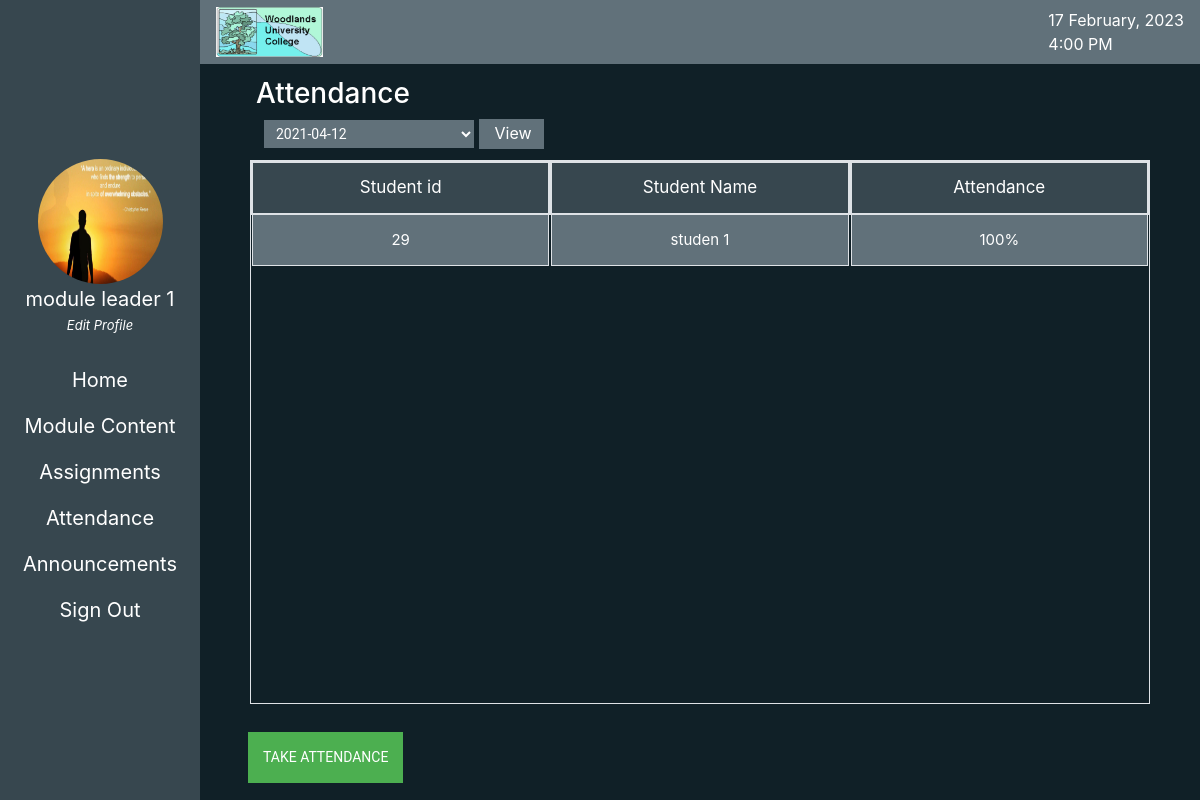
Screenshot of /module_leader_files/view_attendance.php (signed in) with the database file from the repository.
### tables this page shows
CREATE TABLE `staff` (
  `staff_id` int(11) NOT NULL,
  `staff_first_name` varchar(100) DEFAULT NULL,
  `staff_middlename` varchar(100) DEFAULT NULL,
  `staff_surname` varchar(100) DEFAULT NULL,
  `gender` enum('male','female') DEFAULT NULL,
  `email` varchar(100) DEFAULT NULL,
  `contact_no` varchar(100) DEFAULT NULL,
  `address` varchar(100) DEFAULT NULL,
  `stutas` varchar(100) DEFAULT NULL,
  `dormancy_reason` varchar(100) DEFAULT NULL,
  `date_of_birth` date DEFAULT NULL,
  `date_joined` date DEFAULT NULL,
  `login_password` varchar(50) DEFAULT NULL,
  `privilege` tinyint(3) UNSIGNED DEFAULT NULL,
  `profile_photo` varchar(255) DEFAULT 'not',
  `last_btn_click_id` varchar(100) NOT NULL DEFAULT 'null'
);

CREATE TABLE `students` (
  `student_id` int(11) NOT NULL,
  `student_firstname` varchar(100) NOT NULL,
  `student_middlename` varchar(100) NOT NULL,
  `student_surname` varchar(100) NOT NULL,
  `gender` enum('male','female') NOT NULL DEFAULT 'male',
  `date_of_birth` date NOT NULL,
  `term_time_address` varchar(100) NOT NULL,
  `home_address` varchar(100) NOT NULL,
  `contact_no` varchar(50) NOT NULL,
  `email` varchar(225) NOT NULL,
  `status` varchar(50) NOT NULL,
  `dormancy_reason` varchar(20) NOT NULL,
  `login_password` varchar(255) NOT NULL,
  `profile_photo` varchar(255) NOT NULL DEFAULT 'not',
  `archive` varchar(50) NOT NULL,
  `std_course` int(100) NOT NULL
);

### module_leader_files/view_attendance.php (the view, shortened to what this page needs)
<?php
include '../connection.php';
if($con)
{
    $query = "delete from attendance  where student_added='' ";
    mysqli_query( $con , $query );
}
?>
<!DOCTYPE html>
<html lang="en">
<head>
    <link rel="stylesheet" href="https://maxcdn.bootstrapcdn.com/bootstrap/4.5.2/css/bootstrap.min.css">
    <link rel="stylesheet" href="https://cdnjs.cloudflare.com/ajax/libs/font-awesome/4.7.0/css/font-awesome.min.css">
    <link rel="stylesheet" href="../mystyle.css">
</head>
<body>
    <section class="container-fluid max-height c-white">
        <div class="row main-box  max-height">
            <div
                class="col-lg-2  tmp_h d-flex align-content-center flex-column justify-content-center bg-dark-b position-relative">
                <?php include './menu.php';?>
            </div>
            <div class="col-lg-10  tmp_h">
                <?php include './upper_nav.php';?>
                <div class="row d-flex align-items-center flex-column justify-content-center bg-full-b std-lower-nav">
                    <div id="mod_l_t_attend" style="dissplay: none !important;"
                        class="d-flex align-items-center flex-column justify-content-start  w-100 h-100">
                        <div class=" p-5 h-13 w-100  d-flex align-items-start flex-column justify-content-center ">
                            <h3 class="w-50 mt-3 ml-2" > Attendance</h3>
                            <div>
                            <form action="./view_specific_attendance.php" method="post" class="login-form" style="color: black;">
                            <select class="select_type ml-3 pl-2" style="padding:5px;width:210px;" value="" name="view_attend_id" id="view_attend_id">
                            <?php
                                           $mod_id = $_SESSION['module_id'];
                                       include '../connection.php';
                                       if($con)
                                        {
                                            $result6 = mysqli_query($con , "select *from attendance where module_code = ' $mod_id' ");
                                            while($row6 = mysqli_fetch_array($result6))
                                            {
                                                echo'<option  value="',$row6['attendance_id'],'">',$row6['date'],'</option>';
                                            }
                                        }
                                ?>
                            </select>
                            <button class="attend_view_btn" type="submit" style="background: #61717a;color: white;border: 0;padding:2px 12px 4px 16px;">View</button>
                            </form>
                            </div>
                        </div>
                        <div class="h-75 w-90 border d-flex-row-align-start">
                            <div class="border w-100 h-10-r attend-std-id-col d-flex-center-column">
                                <div class="border h-100  attend-std-id-col-nav w-100 d-flex-center-row">
                                    <p class="attend-nav-text m-0">Student id</p>
                                </div>
                                <?php
                                       include '../connection.php';
                                       if($con)
                                        {
                                            $result6 = mysqli_query($con , "select *from students where status='live'");
                                            while($row6 = mysqli_fetch_array($result6))
                                            {
                                                $cource_id = $row6['std_course'];
                                                $result7 = mysqli_query($con , "select *from modules where mod_id='$mod_id' and course_id='$cource_id'");
                                                if($row7 = mysqli_fetch_array($result7))
                                                {
                                                    echo '<div class="border h-100  attend-std-id-col-data w-100 d-flex-center-row">
                                                    <p class="attend-nav-text m-0 p-2">' , $row6['student_id'],'</p>
                                                        </div>';
                                                }
                                            }
                                        }
                                ?>
                            </div>
                            <div class="border w-100 h-10-r attend-std-id-col d-flex-center-column">
                                <div class="border h-100  attend-std-id-col-nav w-100 d-flex-center-row">
                                    <p class="attend-nav-text m-0">Student Name</p>
                                </div>
                                <?php
                                       include '../connection.php';
                                       if($con)
                                        {
                                            $result6 = mysqli_query($con , "select *from students where status='live'");
                                            while($row6 = mysqli_fetch_array($result6))
                                            {
                                                $cource_id = $row6['std_course'];
                                                $result7 = mysqli_query($con , "select *from modules where mod_id='$mod_id' and course_id='$cource_id'");
                                                if($row7 = mysqli_fetch_array($result7))
                                                {
                                                    echo '<div class="border h-100  attend-std-id-col-data w-100 d-flex-center-row">
                                                    <p class="attend-nav-text m-0 p-2">', $row6['student_firstname'],'  ' , $row6['student_surname'],'</p>
                                                        </div>';
                                                }
                                            }
                                        }
                                ?>
                            </div>
                            <div class="border w-100 h-10-r attend-std-id-col d-flex-center-column">
                                <div class="border h-100  attend-std-id-col-nav w-100 d-flex-center-row">
                                    <p class="attend-nav-text m-0">Attendance</p>
                                </div>
                                <?php
                                       include '../connection.php';
                                       if($con)
                                        {
                                            $result6 = mysqli_query($con , "select *from students where status='live'");
                                            while($row6 = mysqli_fetch_array($result6))
                                            {
                                                $cource_id = $row6['std_course'];
                                                $result7 = mysqli_query($con , "select *from modules where mod_id='$mod_id' and course_id='$cource_id'");
                                                if($row7 = mysqli_fetch_array($result7))
                                                {
                                                        $std_id = $row6['student_id'];
                                                       $result4 = mysqli_query($con , "select   *from attendance ");
                                                       $Total_attendannce_taken = 0;
                                                        while($row4 = mysqli_fetch_array($result4))
                                                        {
                                                            $Total_attendannce_taken++;
                                                        }
                                                        $result1 = mysqli_query($con , "select *from attendance ");
                                                        $found = 0;
                                                        while($row1 = mysqli_fetch_array($result1))
                                                        {
                                                            $atten_id = $row1['attendance_id'];
                                                            $result2 = mysqli_query($con , "select *from attendance_data where attendance_id = '$atten_id' and student_id = '$std_id'");
                                                            while($row2 = mysqli_fetch_array($result2))
                                                            {
                                                                if($row2['status'] == "X" )
                                                                {
                                                                    $found++;
                                                                }
                                                            }
                                                        }
                                                        if($Total_attendannce_taken > 0)
                                                        {
                                                            $percentage = $found / $Total_attendannce_taken;
                                                            $percentage = $percentage * 100;
                                                            $percentage = round($percentage, 2);
                                                            $result5 = mysqli_query($con , "select *from attendance_percentage where mod_id='$mod_id' and std_id='$std_id'");
                                                            if($row5 = mysqli_fetch_array($result5))
                                                            {
                                                                $query = "UPDATE attendance_percentage SET  percentage='$percentage' where mod_id ='$mod_id' and std_id='$std_id'";
                                                                mysqli_query( $con , $query );
                                                            }
                                                            else
                                                            {
                                                                $query = "INSERT INTO attendance_percentage  ( std_id , percentage , mod_id) VALUES ( '$std_id' , '$percentage' , '$mod_id')";
                                                                mysqli_query( $con , $query );
                                                            }
                                                            echo '
                                                                <div class="border h-100  attend-std-id-col-data w-100 d-flex-center-row">
                                                                <p class="m-0">',$percentage,'%</p>
                                                            </div>
                                                            ';
                                                        }
                                                }
                                            }
                                        }
                                ?>
                            </div>
                        </div>
                        <div class=" p-5 h-13 w-100  d-flex align-items-start flex-column justify-content-center ">
                        <a href="./take_attendance.php"><button id="mod_l_v_attend_btn2" class="input_btn w-max-c " style="margin-top: 11px;">Take
                                Attendance</button></a>
                        </div>
                    </div>
                </div>
            </div>
        </div>
    </section>
</body>
</html>

### module_leader_files/menu.php
<div id="menu1" style="disjplay: none !important;" class="text-center d-flex align-items-center flex-column justify-content-center">
<?php
                            $id = $_SESSION['mod_leader_id'];
                            include '../connection.php';
                            if($con)
                            {
                            $result = mysqli_query($con , "select *from staff where staff_id='$id'");
                            $row = mysqli_fetch_array($result);
                            if($row['profile_photo'] != "not")
                            {
                              echo'<img class="rounded-circle  user-img-w-h-home" src="../uploads/' , $row['profile_photo'],'">';
                            }
                            else
                            {
                                echo' <img class="rounded-circle  user-img-w-h-home" src="../img/user.png">';
                            }
                            }
                            ?>
<?php
        $id = $_SESSION['mod_leader_id'];
       include '../connection.php';
        if($con)
        {
            $result = mysqli_query($con , "select *from staff where staff_id= '$id'");
            $row = mysqli_fetch_array($result);
            echo '<p class="std-nav">' , $row['staff_first_name'],' ' , $row['staff_surname'],'</p>';
            }
 ?>
<a href="./edit_profile.php"><p id="mod_l_edit_btn" class="edit-p"> <em>Edit Profile</em></p></a>
<a href="./home.php"><p id="mod_l_home_btn" class="std-nav">Home</p></a>
<a href="./module_content.php"><p id="mod_l_content_btn" class="std-nav">Module Content</p></a>
<a href="./assignment.php"><p id="mod_l_v_attend_btn" class="std-nav">Assignments</p></a>
<a href="./view_attendance.php"><p id="mod_l_assign_btn" class="std-nav">Attendance</p></a>
<a href="./announcement.php"><p id="mod_l_announc_btn" class="std-nav">Announcements</p></a>
<a href="../index.php"><p id="mod_sign_out_btn" class="std-nav">Sign Out</p></a>
</div>

### rows the page displays
staff: profile_photo (picture), staff_first_name "module leader 1"
students: student_id "29", student_firstname "studen 1", percentage "100"

### other values shown
form field view_attend_id "2021-04-12"
